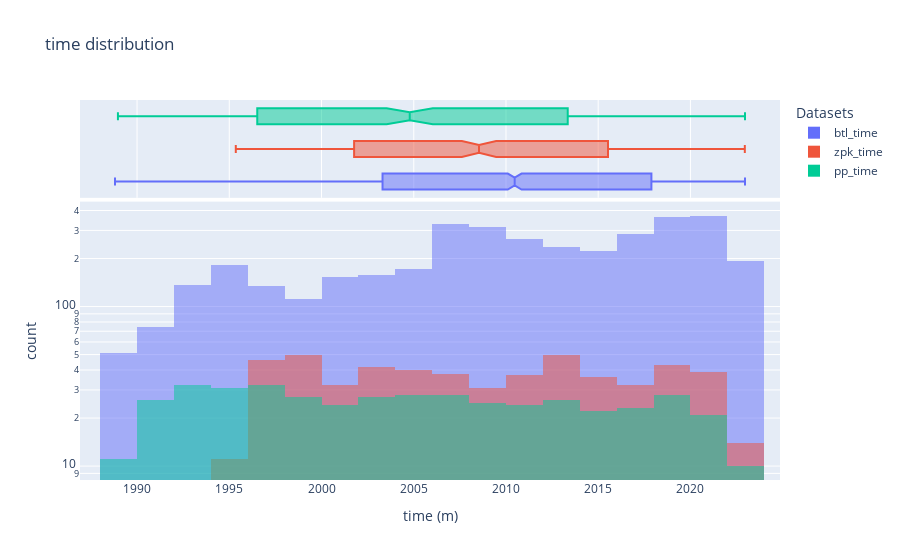

This figure's notebook cell:
### Markdown cell above
## Manage index

---

### Code cell
times = pd.DataFrame(
    {
        "btl_time": bats_bottle.time.to_series(),
        "zpk_time": bats_zooplankton.time.to_series(),
        "pp_time": bats_primary_production.time.to_series(),
    }
)
fig = px.histogram(
    times,
    x=["btl_time", "zpk_time", "pp_time"],
    title="time distribution",
    opacity=0.5,
    log_y=True,
    nbins=30,
    barmode="overlay",
    marginal="box",
    labels={"value": "time (m)", "variable": "Datasets"},
)

fig.show()

### Figure 1 — Plotly figure (JSON) as saved in the notebook; plotly's stock layout.template omitted (floating-point values rounded to 4 significant figures; data arrays with more than 128 entries replaced by an {"elided": "..."} marker saying what was removed)
{"data": [{"alignmentgroup": "True", "bingroup": "x", "hovertemplate": "Datasets=btl_time<br>time (m)=%{x}<br>count=%{y}<extra></extra>", "legendgroup": "btl_time", "marker": {"color": "#636efa", "opacity": 0.5, "pattern": {"shape": ""}}, "name": "btl_time", "nbinsx": 30, "offsetgroup": "btl_time", "orientation": "v", "showlegend": true, "type": "histogram", "x": {"elided": "4428 str values"}, "xaxis": "x", "yaxis": "y"}, {"alignmentgroup": "True", "hovertemplate": "Datasets=btl_time<br>time (m)=%{x}<extra></extra>", "legendgroup": "btl_time", "marker": {"color": "#636efa"}, "name": "btl_time", "notched": true, "offsetgroup": "btl_time", "showlegend": false, "type": "box", "x": {"elided": "4428 str values"}, "xaxis": "x2", "yaxis": "y2"}, {"alignmentgroup": "True", "bingroup": "x", "hovertemplate": "Datasets=zpk_time<br>time (m)=%{x}<br>count=%{y}<extra></extra>", "legendgroup": "zpk_time", "marker": {"color": "#EF553B", "opacity": 0.5, "pattern": {"shape": ""}}, "name": "zpk_time", "nbinsx": 30, "offsetgroup": "zpk_time", "orientation": "v", "showlegend": true, "type": "histogram", "x": {"elided": "4428 str values"}, "xaxis": "x", "yaxis": "y"}, {"alignmentgroup": "True", "hovertemplate": "Datasets=zpk_time<br>time (m)=%{x}<extra></extra>", "legendgroup": "zpk_time", "marker": {"color": "#EF553B"}, "name": "zpk_time", "notched": true, "offsetgroup": "zpk_time", "showlegend": false, "type": "box", "x": {"elided": "4428 str values"}, "xaxis": "x2", "yaxis": "y2"}, {"alignmentgroup": "True", "bingroup": "x", "hovertemplate": "Datasets=pp_time<br>time (m)=%{x}<br>count=%{y}<extra></extra>", "legendgroup": "pp_time", "marker": {"color": "#00cc96", "opacity": 0.5, "pattern": {"shape": ""}}, "name": "pp_time", "nbinsx": 30, "offsetgroup": "pp_time", "orientation": "v", "showlegend": true, "type": "histogram", "x": {"elided": "4428 str values"}, "xaxis": "x", "yaxis": "y"}, {"alignmentgroup": "True", "hovertemplate": "Datasets=pp_time<br>time (m)=%{x}<extra></extra>", "legendgroup": "pp_time", "marker": {"color": "#00cc96"}, "name": "pp_time", "notched": true, "offsetgroup": "pp_time", "showlegend": false, "type": "box", "x": {"elided": "4428 str values"}, "xaxis": "x2", "yaxis": "y2"}], "layout": {"barmode": "overlay", "legend": {"title": {"text": "Datasets"}, "tracegroupgap": 0}, "title": {"text": "time distribution"}, "xaxis": {"anchor": "y", "domain": [0, 1], "title": {"text": "time (m)"}}, "xaxis2": {"anchor": "y2", "domain": [0, 1], "matches": "x", "showgrid": true, "showticklabels": false}, "yaxis": {"anchor": "x", "domain": [0, 0.7326], "title": {"text": "count"}, "type": "log"}, "yaxis2": {"anchor": "x2", "domain": [0.7426, 1], "matches": "y2", "showgrid": false, "showline": false, "showticklabels": false, "ticks": ""}}}
